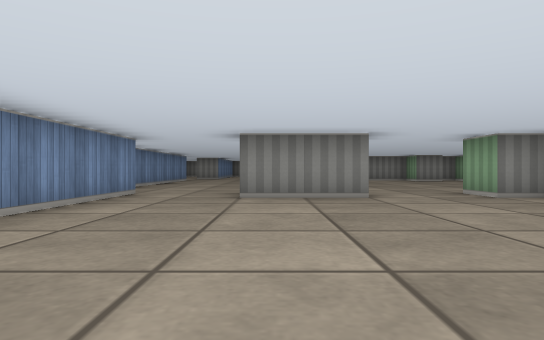
view 1 (above)

24 first-person views from a walk through a cub3D level. The camera is about half as high as the walls, looks level and sees 75° across. The floor is counted in squares. Each view is taken from the middle of a square. On the plan, view 1 faces up. The plan holds only what a view shows up to about 9 squares ahead; the rest is blank. The place goes on beyond the plan.

view 2
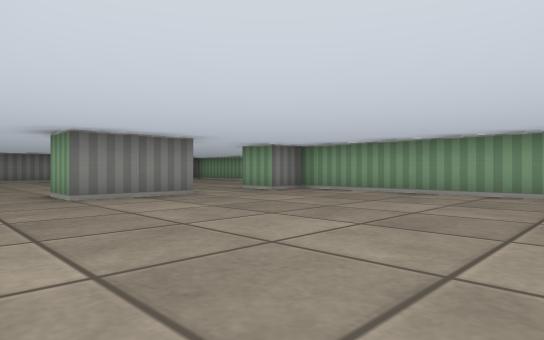

view 3
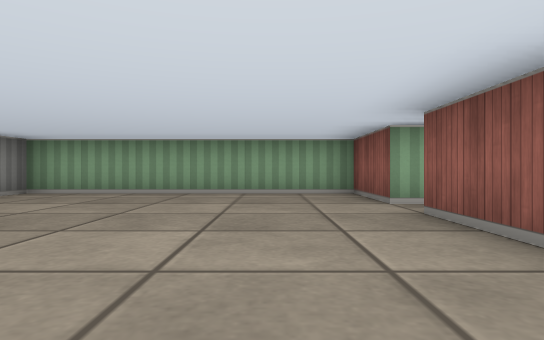

view 4
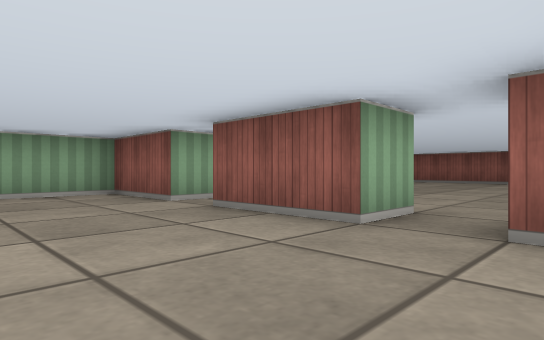

view 5
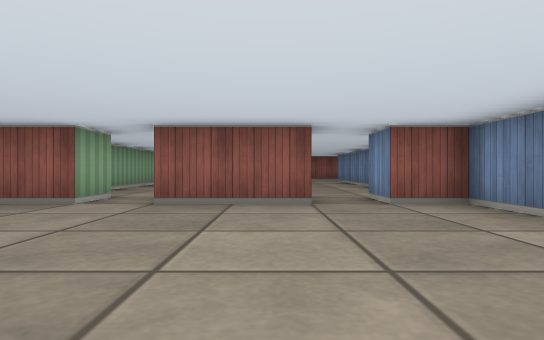

view 6
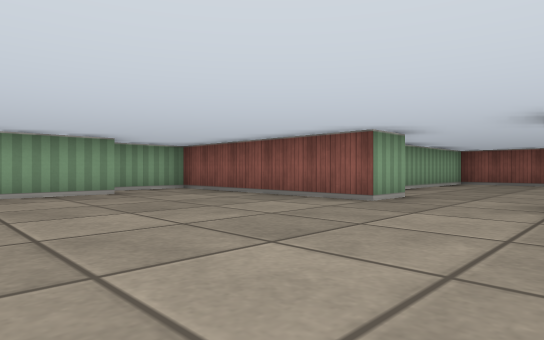

view 7
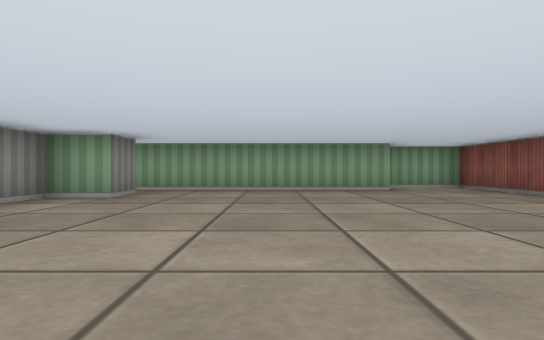

view 8
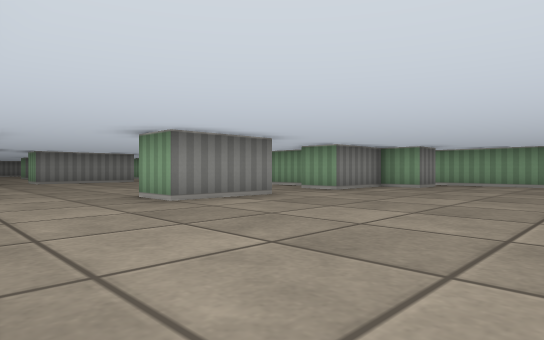

view 9
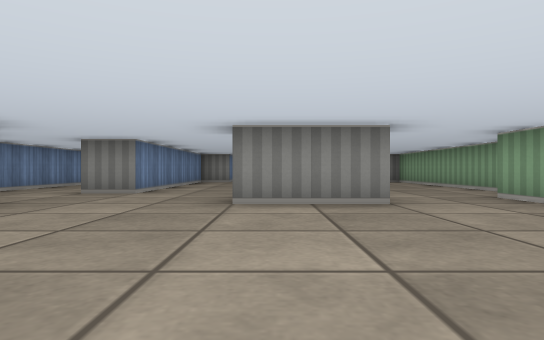

view 10
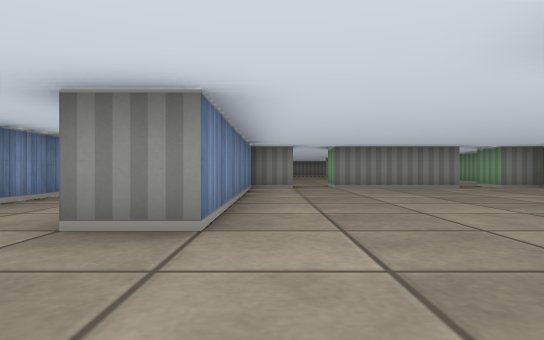

view 11
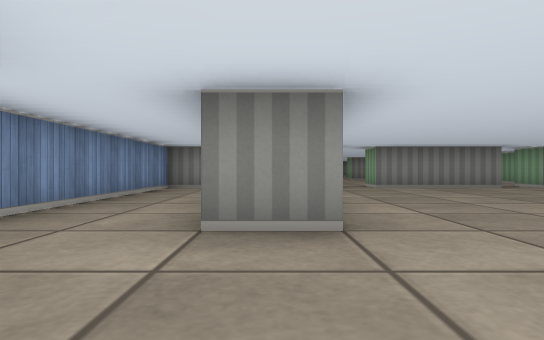

view 12
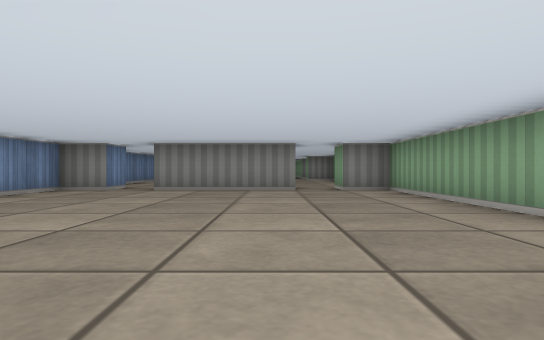

view 13
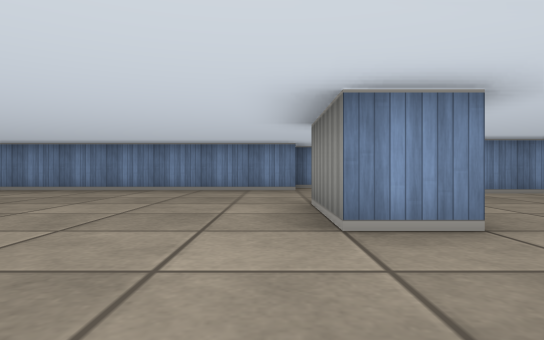

view 14
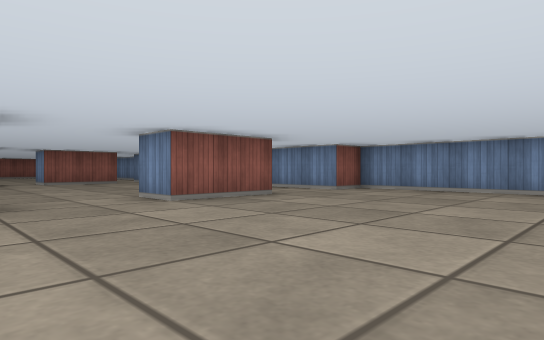

view 15
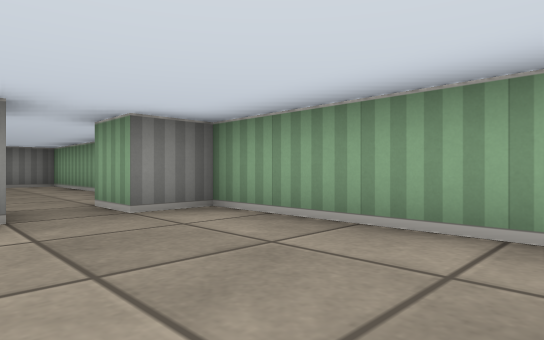

view 16
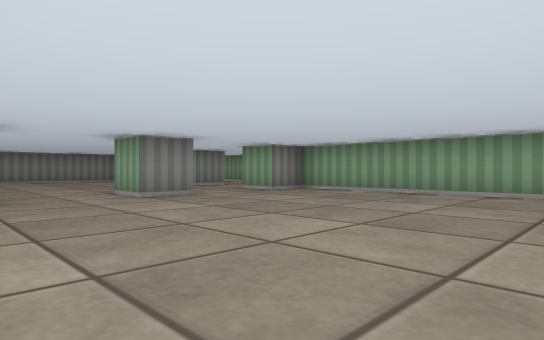

view 17
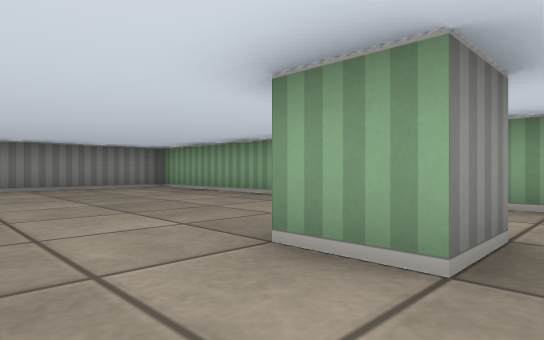

view 18
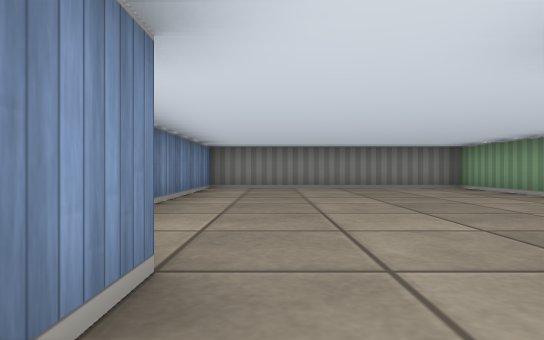

view 19
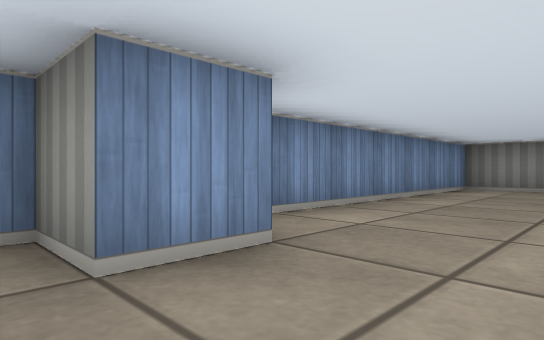

view 20
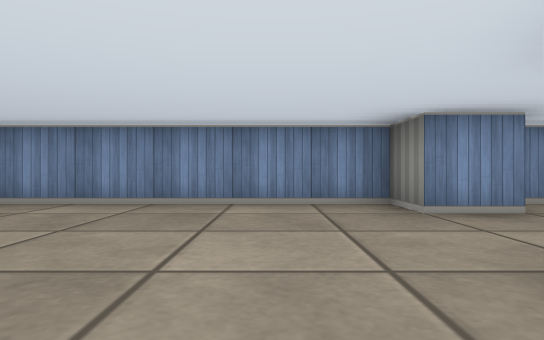

view 21
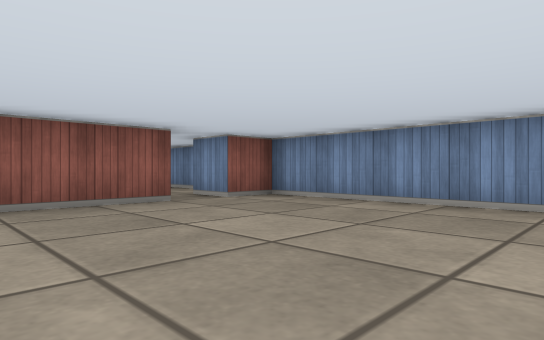

view 22
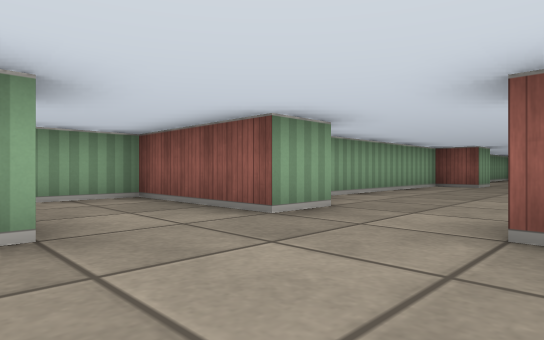

view 23
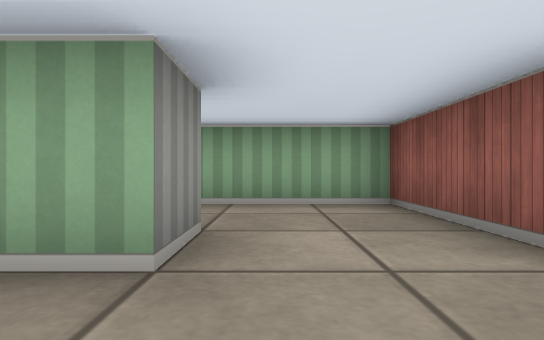

view 24
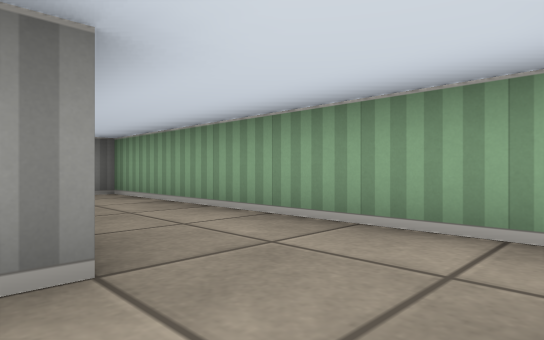

### Floor plan
Ten units are one square. View 1 is at (0, 0); x grows to the right and y downward. Boxes are objects, and circles mark ways between rooms. Rooms are numbered by the first view taken in them; rooms with no view inside come last. Other rooms are left out.
<svg viewBox="-60 -380 150 400">
<path fill="none" stroke="#000" d="M15 -55 -5 -55M-25 -8 -25 5 -15 5 -15 15M-5 15 -5 5 15 5M25 15 25 5 45 5 45 -55 35 -55M-25 -56 -25 -32M15 -155 15 -145 -5 -145 -5 -155M-35 -145 -35 -65 -25 -65 -25 -56M65 -135 55 -135 55 -145 35 -145 35 -155M-45 -150 -45 -145M-5 -55 -5 -65 15 -65 15 -55M35 -55 35 -65 85 -65 85 -82M75 -85 75 -139M-46 -225 -55 -225 -55 -171M26 -225 -5 -225M45 -170 45 -225 35 -225M-15 -225 -25 -225 -25 -165 -35 -165M-15 -306 -15 -295 -25 -295 -25 -235 -15 -235 -15 -225M16 -295 5 -295 5 -305M35 -325 35 -375 -25 -375 -25 -311M-5 -235 15 -235M-5 -225 -5 -230M45 -238 45 -295 35 -295 35 -305M35 -225 35 -235 42 -235M45 -325 35 -325M35 -305 65 -305 65 -375"/>
<circle cx="-15" cy="-60" r="3" fill="#2a7"/>
<circle cx="25" cy="-60" r="3" fill="#2a7"/>
<circle cx="-25" cy="-152" r="3" fill="#2a7"/>
<circle cx="25" cy="-150" r="3" fill="#2a7"/>
<circle cx="-10" cy="-230" r="3" fill="#2a7"/>
<circle cx="30" cy="-230" r="3" fill="#2a7"/>
<circle cx="40" cy="-315" r="3" fill="#2a7"/>
<text x="10" y="-20">1</text>
<text x="10" y="-120">2</text>
<text x="10" y="-190">3</text>
<text x="0" y="-300">4</text>
<text x="50" y="-340">5</text>
</svg>
Room 1 opens to room 2. Room 2 opens to room 3. Room 3 opens to room 4. Room 4 opens to room 5.

Where each view was taken, in squares from view 1:
view 1: 0 up, 0 right, facing up
view 2: 0 up, 2 left, facing up-right
view 3: 1 up, 2 left, facing right
view 4: 2 up, 2 left, facing down-right
view 5: 4 up, 0 right, facing down
view 6: 11 up, 1 right, facing down-right
view 7: 11 up, 0 right, facing right
view 8: 10 up, 3 left, facing up-right
view 9: 10 up, 0 right, facing up
view 10: 14 up, 2 left, facing up
view 11: 14 up, 3 left, facing up
view 12: 15 up, 2 right, facing up
view 13: 14 up, 4 right, facing left
view 14: 11 up, 4 right, facing down-left
view 15: 19 up, 2 right, facing up-right
view 16: 24 up, 2 left, facing up-right
view 17: 29 up, 1 left, facing up-right
view 18: 29 up, 1 left, facing up
view 19: 29 up, 0 right, facing up-left
view 20: 28 up, 2 right, facing left
view 21: 28 up, 2 right, facing down-left
view 22: 33 up, 1 right, facing down-right
view 23: 32 up, 2 right, facing right
view 24: 31 up, 4 right, facing up-right
